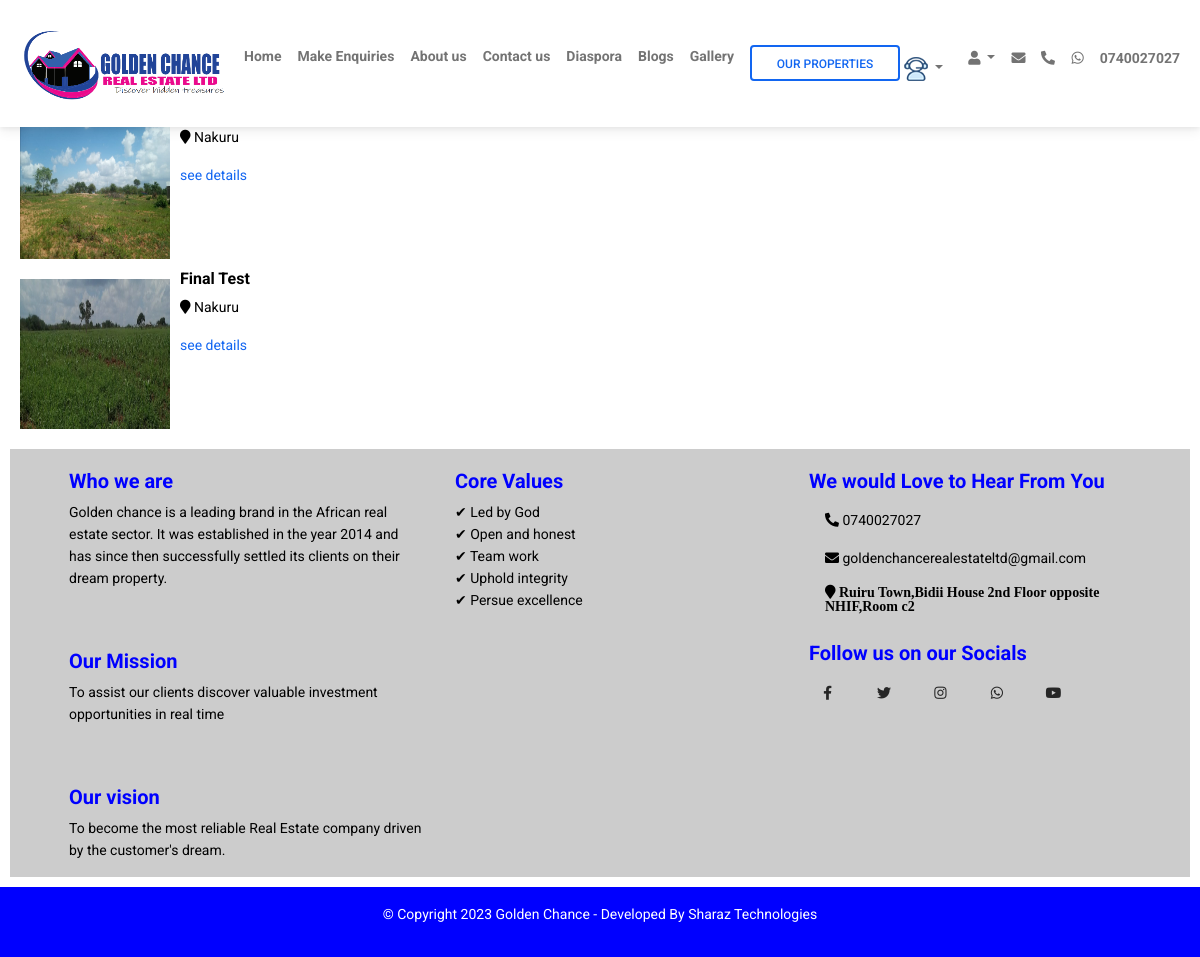
The page /Site/services/property.php on the database as committed earlier.
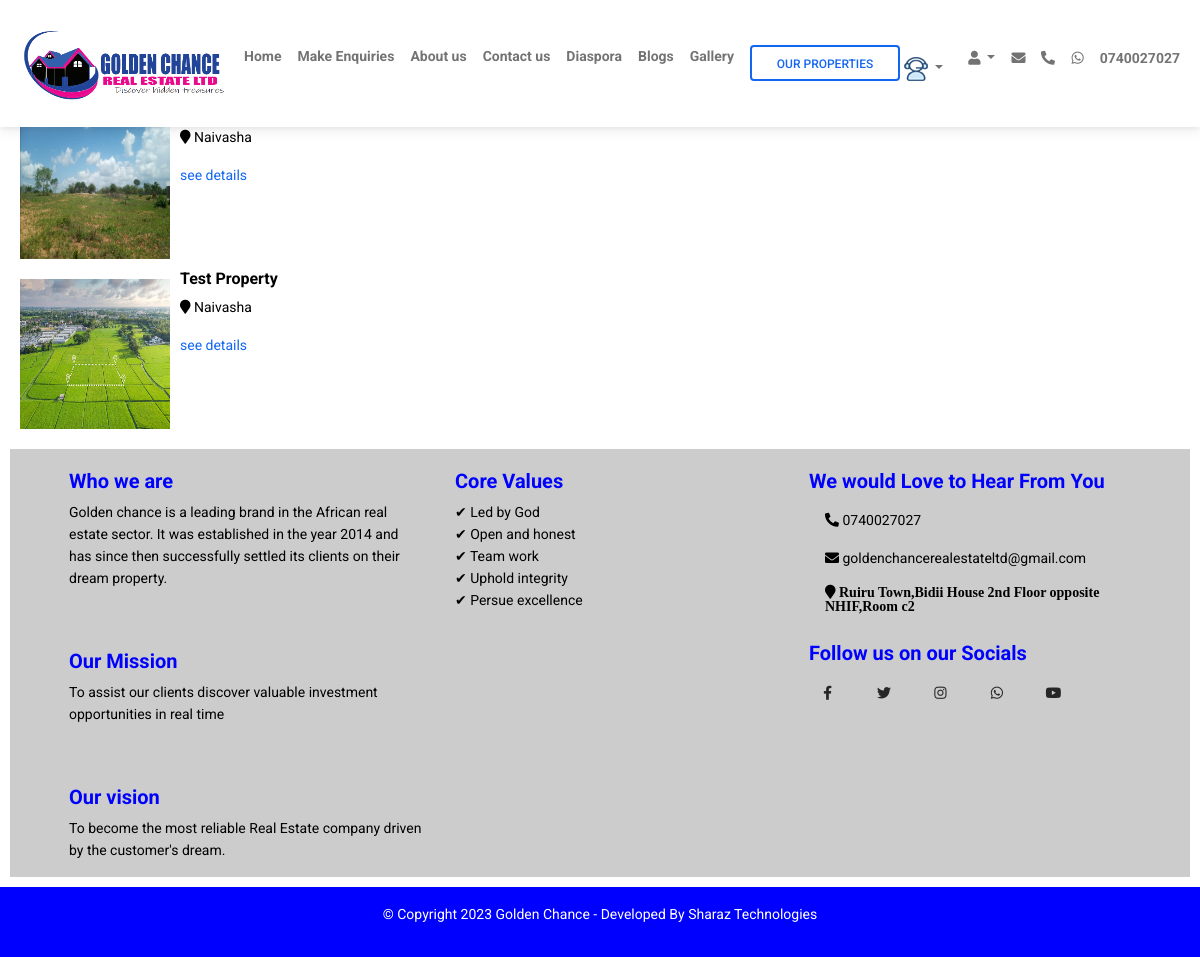
The same page on the database as committed later.
### tables this page shows
CREATE TABLE `products` (
  `id` int(11) NOT NULL,
  `productname` varchar(100) NOT NULL,
  `price` int(100) NOT NULL,
  `productinfo` varchar(100) NOT NULL,
  `productimage` varchar(100) NOT NULL,
  `ext` varchar(100) NOT NULL,
  `category` varchar(100) NOT NULL,
  `products` varchar(100) NOT NULL,
  `code` varchar(100) NOT NULL,
  `location` varchar(100) NOT NULL,
  `size` varchar(100) NOT NULL,
  `Date` date NOT NULL,
  `Time` time(1) NOT NULL
);

### Site/services/property.php (the view, shortened to what this page needs)
<!DOCTYPE html>
<html lang="en">
  <head>
    <link
      rel="stylesheet"
      href="https://use.fontawesome.com/releases/v5.15.2/css/all.css"
    />
    <link href="https://cdn.jsdelivr.net/npm/bootstrap@5.0.2/dist/css/bootstrap.min.css" rel="stylesheet">
    <link href="../css/cart.css" type="text/css" rel="stylesheet" />
    <link rel="stylesheet" href="../css/styles.css" />
    <link rel="stylesheet" href="../css/extrastyles.css" />
    <link rel="stylesheet" href="../php/Admin/css/admin.css" />
  </head>
  <body>
    <header>
      <?php require_once '../php/includes/header2.php'; ?>
    </header>
    <main class="mt-5">
    <br>
              <div class="more-properties">
                  <h5 style="color:black; font-weight:bold;">MORE PROPERTIES</h5>
                  <?php
                    require_once '../php/includes/config.php';
                    $sql="SELECT * FROM products order by id DESC LIMIT 2";
                    $stmt = $DBH->prepare($sql);
                    $stmt->execute();
                    while($row = $stmt->fetchObject()) {
                  ?>
                    <div class="properties"style="display:flex;">
                      <div class="property-img" style="margin:10px;">
                       <?php if($row->ext == 'mp4'){ ?>
                        <video style="width:150px; height:150px;margin-top:-50px;" controls>
                         <source src="<?php echo "../php/Admin/products/". "{$row->productimage}";?>" style="max-width:250px; height:200px;margin-left:auto;margin-right:auto;display:block;">
                        </video>
                       <?php }else{?>
                        <img src="<?php echo "../php/Admin/products/". "{$row->productimage}";?>" style="width:150px; height:150px;margin-left:auto;margin-right:auto;display:block;">
                       <?php }?>
                      </div>
                      <div class="property-info">
                        <h6 style="font-weight: bolder;"><?php echo $row->productname ?> </h6>
                        <p><i class="fa-map-marker fa"></i> <?php echo $row->location ?></p>
                        <a href="property.php?property=<?php echo $row->id ?>">see details</a>
                      </div>
                    </div>
                  <?php }?>
              </div>
    </main>
    <div class="footer">
     <?php require_once '../php/includes/footer.php'; ?>
    </div>
  </body>
</html>

### Site/php/includes/header2.php (shortened to what this page needs)
<nav class="navbar navbar-expand-lg navbar-light bg-white">
      <div class="container-fluid">
        <div class="collapse navbar-collapse" id="navbarExample01">
          <a class="navbar-brand" href="#" style="margin-right:-30px; margin-left:-30px;">
            <img src="../img/Golden chance logo.png" class="large-screen-logo" height="100" width="280" alt="" loading="lazy" style="border-radius:50%;" />
          </a>
          <ul class="navbar-nav me-auto mb-2 mb-lg-0">
            <li class="nav-item active">
              <a class="nav-link" aria-current="page" href="../home-loggedin.php"><p style="font-weight: bolder;">Home</p></a>
            </li>
            <li class="nav-item active" style="cursor:pointer;">
              <a class="nav-link" aria-current="page" data-bs-toggle="modal" data-bs-target="#staticBackdrop"><p style="font-weight: bolder;">Make Enquiries</p></a>
            </li>
            <li class="nav-item active" style="cursor:pointer;">
              <a class="nav-link" aria-current="page" onclick="whoweare()"><p style="font-weight: bolder;">About us</p></a>
            </li>
            <li class="nav-item active" style="cursor:pointer;">
              <a class="nav-link" aria-current="page" onclick="whoweare()"><p style="font-weight: bolder;">Contact us</p></a>
            </li>
            <li class="nav-item active" style="cursor:pointer;">
              <a class="nav-link" aria-current="page" href="../diaspora.php"><p style="font-weight: bolder;">Diaspora</p></a>
            </li>
            <li class="nav-item active" style="cursor:pointer;">
              <a class="nav-link" aria-current="page" href="blogs.php"><p style="font-weight: bolder;">Blogs</p></a>
            </li>
            <li class="nav-item active" style="cursor:pointer;">
              <a class="nav-link" aria-current="page" href="studio.php"><p style="font-weight: bolder;">Gallery</p></a>
            </li>
            <li class="nav-item me-3 me-lg-0 dropdown">
              <a class="nav-link dropdown-toggle" href="#" id="navbarDropdown" role="button" data-mdb-toggle="dropdown" aria-expanded="false">
                <button class="btn btn-outline-primary" type="submit" name="submit" data-mdb-ripple-color="dark">Our properties
                </button>
                <img src="../img/icons/services.png" alt="services">
              </a>
            </li>
          </ul>
          <ul class="navbar-nav d-flex flex-row">
            <li class="nav-item me-3 me-lg-0 dropdown">
              <a class="nav-link dropdown-toggle" href="#" id="navbarDropdown" role="button" data-mdb-toggle="dropdown" aria-expanded="false">
                <i class="fas fa-user"></i>
              </a>
            </li>
            <li class="nav-item me-3 me-lg-0">
              <a class="nav-link" target="_blank" href="mailto:goldenchancerealestateltd@gmail.com">
                <i class="fa fa-envelope"><p style="font-weight:bolder;"></p></i>
              </a>
            </li>
            <li class="nav-item me-3 me-lg-0">
              <a class="nav-link" href="tel:0740027027">
                <span><i class="fa fa-phone fa fa-flip-horizontal"></i></span>
              </a>
            </li>
            <li class="nav-item me-3 me-lg-0">
              <a class="nav-link" target="_blank" href="https://wa.me/+254740027027">
                <i class="fab fa-whatsapp"></i>
              </a>
            </li>
            <li class="nav-item me-3 me-lg-0">
              <a class="nav-link" href="tel:0740027027">
                <span style="font-weight:bolder;">0740027027</span>
              </a>
            </li>
          </ul>
        </div>
      </div>
    </nav>

### Site/php/includes/footer.php (shortened to what this page needs)
  <div class="about-us" id="whoweare">
    <div class="who-we-are">
      <h5 style="color:blue; font-weight:bolder;">Who we are</h5>
      <p>Golden chance is a leading brand in the African real estate sector.
        It was established in the year 2014 and has since then successfully settled its
        clients on their dream property.
      </p>
      <br><br>
      <h5 style="color:blue; font-weight:bolder;">Our Mission</h5>
      <p>To assist our clients discover valuable investment opportunities in real time
      </p>
      <br><br>
      <h5 style="color:blue; font-weight:bolder;">Our vision</h5>
      <p>To become the most reliable Real Estate company driven by the customer's dream.
      </p>
    </div>
    <div class="core-values">
      <ul class="values">
        <h5 style="color:blue; font-weight:bolder;">Core Values</h5>
        <li>Led by God</li>
        <li>Open and honest</li>
        <li>Team work</li>
        <li>Uphold integrity</li>
        <li>Persue excellence</li>
      </ul>
    </div>
    <div class="contacts">
      <ul class="reach-us">
        <h5 style="color:blue; font-weight:bolder;">We would Love to Hear From You</h5>
        <li class="nav-item me-3 me-lg-0">
          <a class="nav-link links" href="tel:07276660509">
            <span><i class="fa fa-phone fa fa-flip-horizontal"></i> 0740027027</span>
          </a>
        </li>
        <li class="nav-item me-3 me-lg-0">
          <a class="nav-link links" href="mailto:goldenchancerealestateltd@gmail.com">
            <span><i class="fa fa-envelope fa fa-flip-horizontal"></i> goldenchancerealestateltd@gmail.com</span>
          </a>
        </li>
        <li class="nav-item me-3 me-lg-0">
          <a class="nav-link links" href=" ">
            <span><i class="fa fa-map-marker"> Ruiru Town,Bidii House 2nd Floor opposite NHIF,Room c2</i></span>
          </a>
        </li>
      </ul>
      <ul class="reach-us">
        <h5 style="color:blue; font-weight:bolder;">Follow us on our Socials</h5>
        <div class="container pt-4" style="margin-left:-20px;margin-top:-30px;">
          <section class="mb-4">
             <a class="btn btn-link btn-floating btn-lg text-dark m-1" href="https://www.facebook.com/profile.php?id=100064267020188" target="_blank" role="button" data-mdb-ripple-color="dark"><i class="fab fa-facebook-f"></i></a>
            <a class="btn btn-link btn-floating btn-lg text-dark m-1" href="https://twitter.com/GoldenchanceLtd" target="_blank" role="button" data-mdb-ripple-color="dark"><i class="fab fa-twitter"></i></a>
            <a class="btn btn-link btn-floating btn-lg text-dark m-1" href="https://www.instagram.com/goldenchancerealestatelimited/" target="_blank" role="button" data-mdb-ripple-color="dark"><i class="fab fa-instagram"></i></a>
            <a class="btn btn-link btn-floating btn-lg text-dark m-1" href="https://wa.me/+254740027027" target="_blank" role="button" data-mdb-ripple-color="dark"><i class="fab fa-whatsapp"></i></a>
            <a class="btn btn-link btn-floating btn-lg text-dark m-1" href="https://www.youtube.com/@GoldenChanceRealEstate" target="_blank" role="button" data-mdb-ripple-color="dark"><i class="fab fa-youtube"></i></a>
          </section>
        </div>
      </ul>
    </div>
  </div>
 <footer class="text-center text-white" style="background-color: #f1f1f1">
  <div class="text-center text-dark p-3" style="background-color: blue;">
    <p style="color:white;"> &copy; Copyright <?php $year = date("Y"); echo $year; ?>
      <a class="text-white" target="blank" href="../../../../sharaztechs.66ghz.com">Golden Chance - Developed By Sharaz Technologies</a>
    </p>
  </div>
</footer>

### Site/css/cart.css (style rules this page uses)
body { font-family: Arial; color: #211a1a; font-size: 0.9em; }

### Site/php/Admin/css/admin.css (style rules this page uses)
html, body { height: 100%; }
body, div, form, input, select, textarea, label { padding: 0; margin: 0; outline: none; font-family: Roboto, Arial, sans-serif; font-size: 14px; color:black; line-height: 22px; }
button { width: 150px; padding: 10px; border: none; border-radius: 5px; background: rgb(241, 50, 194) ; font-size: 16px; cursor: pointer; color: rgb(252, 252, 252); }

### Site/services/property.php (style rules this page uses)
.active { background-color: white; }
.about-us { display:flex; justify-content: center; margin:10px 10px; background-color: rgba(0, 0, 0, 0.2); padding-top:20px; }
.who-we-are { width:30%; }
.core-values { width:30%; }
.contacts { width:30%; }
.links { color:black; }
.reach-us li { list-style-type:none; }
.values li { list-style:none; }
.values li:before { content:"\2714\0020"; }
.more-properties { width:30%; margin-left:10px; margin-top:-130px; display:block; }

Rows that differ between the two databases and show on the page:
removed products: productimage (picture), location "Nakuru"
removed products: productimage (picture), productname "Final Test", location "Nakuru"
added products: productimage (picture), location "Naivasha"
added products: productimage (picture), productname "Test Property", location "Naivasha"
